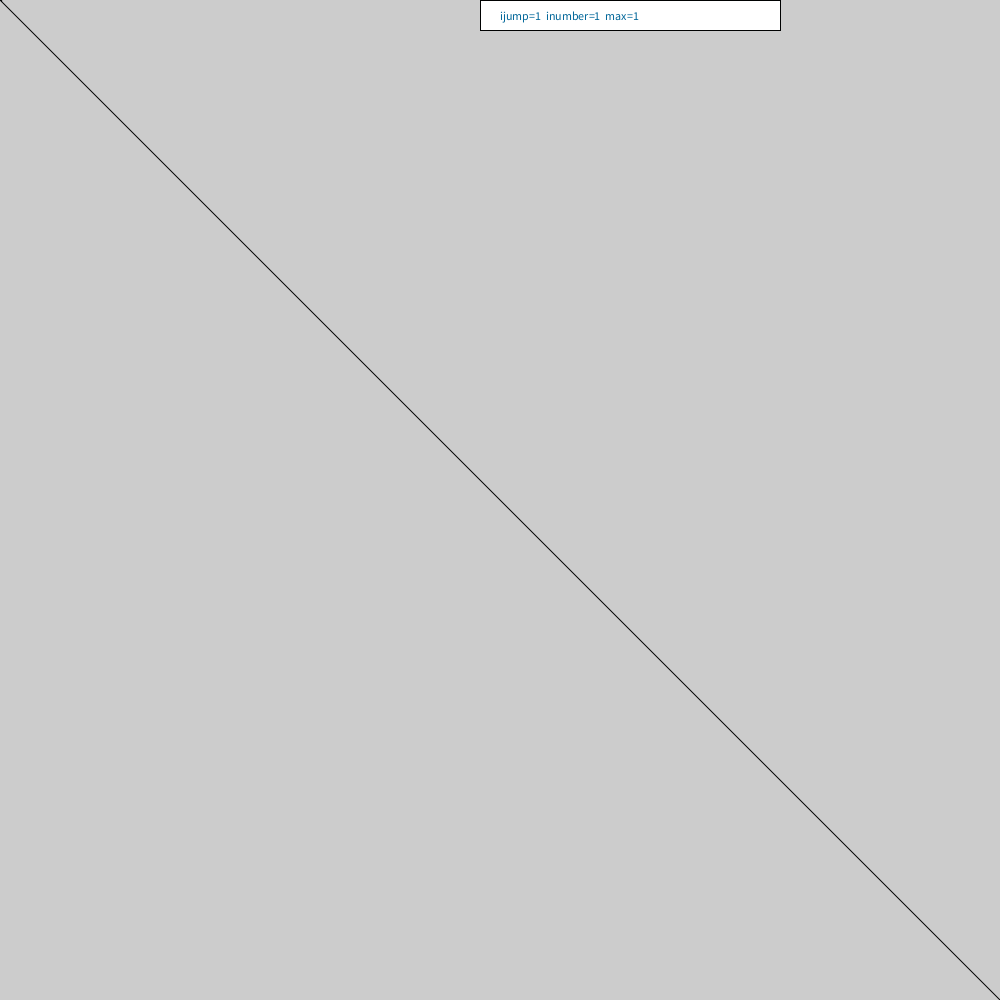
Frame 1 (no input)
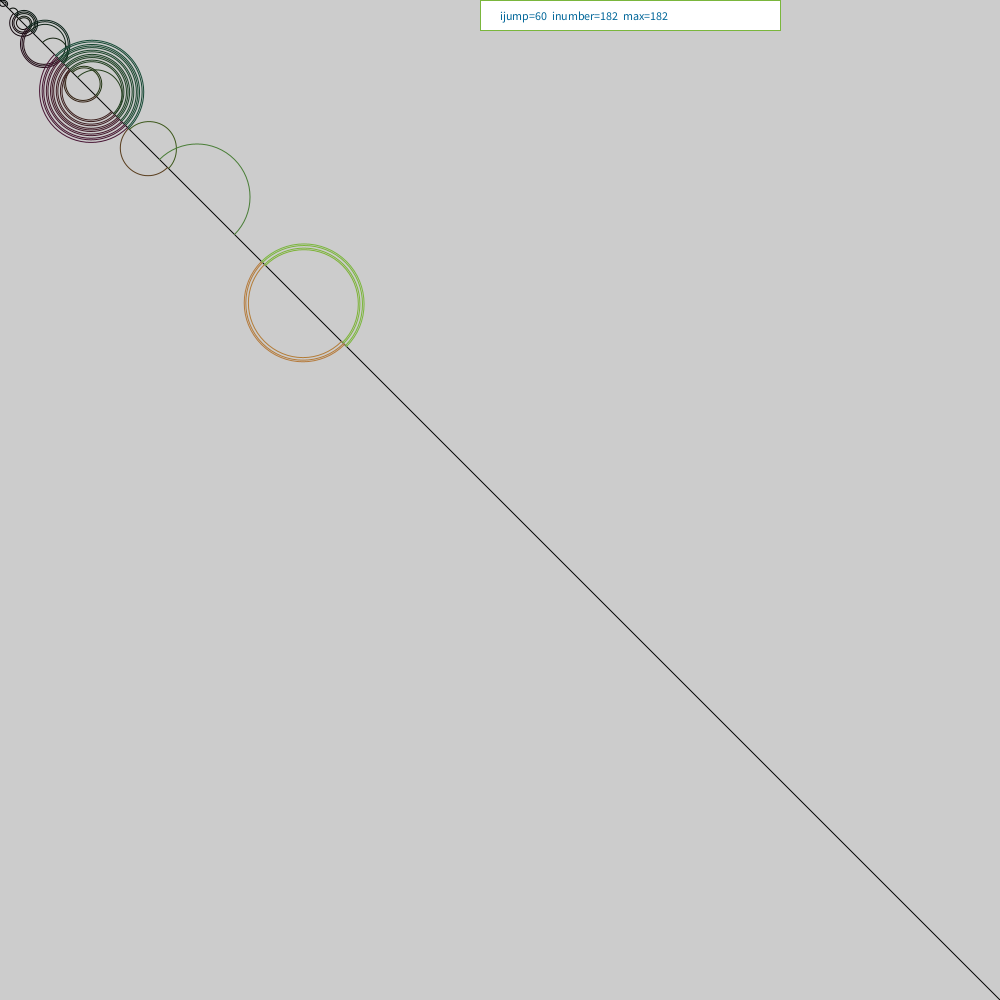
Frame 60 (the mouse pressed at the canvas centre just before this capture)
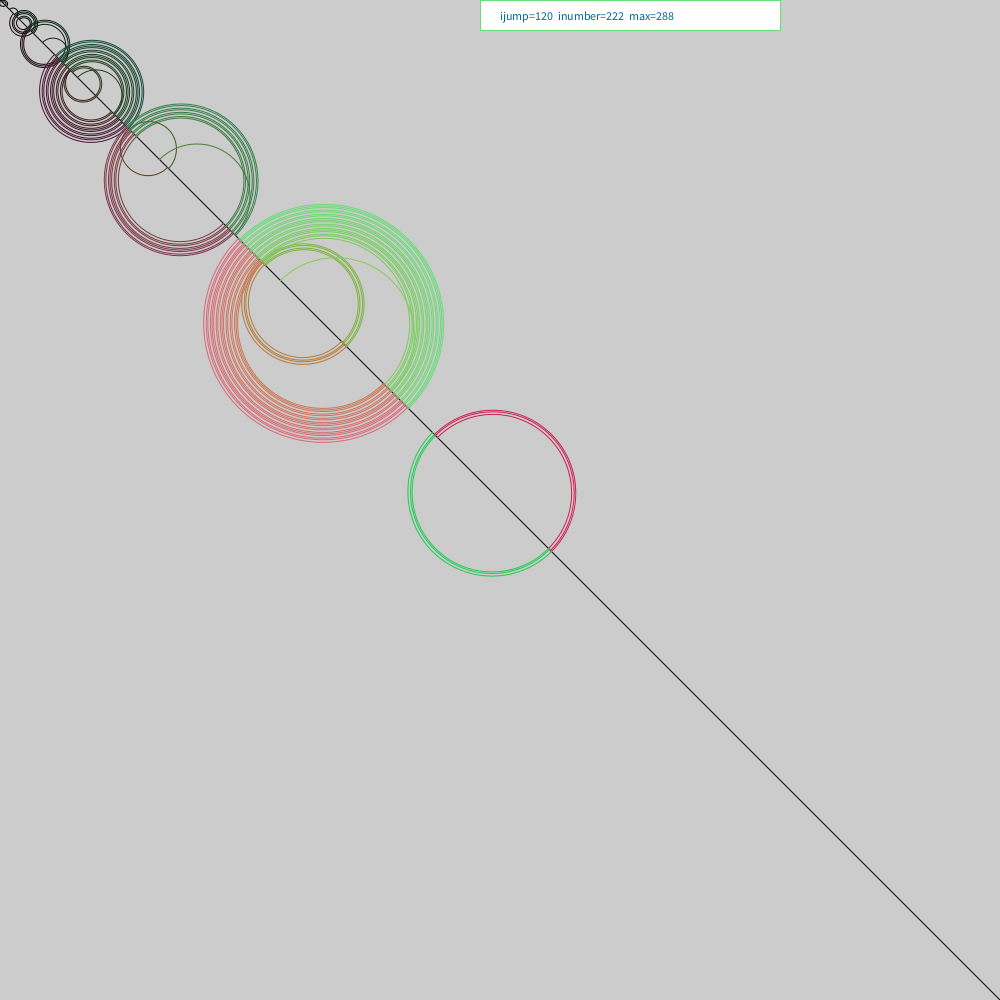
Frame 120 (the mouse held since frame 60 and released just before this capture)

The Processing sketch that drew these frames (run headless with seeded random() and noise(); from frame 60 on, the mouse is pressed at the canvas centre):

// Processing sketch: recaman_plot
// ── recaman_plot.pde

int inumber=0;
int jnumber=0;
int maxnumber=0;
int ijump=0;
int numbers[]=new int[100000];

void setup() {
   size(1000,1000);
   line(0,0,1000,1000);
}

void draw() {
  
  ijump++;
  
  //if(ijump>99) exit();
  
  jnumber=inumber-ijump;
  
  if(jnumber<0 || numbers[jnumber]>0) {
    jnumber=inumber+ijump;
  }
  
  numbers[jnumber]=1;
  
  drawarc(inumber,jnumber);
  
  inumber=jnumber;
  
  println(inumber);
  
  drawtext(ijump,inumber);
}

void drawtext(int ijump,int inumber) {  
  fill(256,256,256);
  rect(480,0,300,30);
  fill(0, 102, 153);
  if(inumber>maxnumber) maxnumber=inumber;
  String msg = "ijump="+ijump+"  inumber="+inumber+"  max="+maxnumber;
  text(msg,500,20);
}

void drawarc(int inumber, int jnumber) {
  int x = (inumber+jnumber);
  int y=x;
  float aangle;
  float zangle;
  noFill();
  //stroke(color(random(256), random(256), random(256)));
  stroke(color(inumber%256, jnumber%256, ijump%256));
  //ellipse(x,y,ijump*2,ijump*2);
  if(inumber>jnumber) { aangle=QUARTER_PI+0.0; zangle=QUARTER_PI+PI; }
  else { aangle=QUARTER_PI+PI; zangle=QUARTER_PI+PI+PI; }
  arc(x,y,ijump*2,ijump*2,aangle,zangle);
}
void keyPressed() {
  if (key=='s' || key=='S') {
    PImage shot = get();
    shot.save("shot.png");
  }
}
